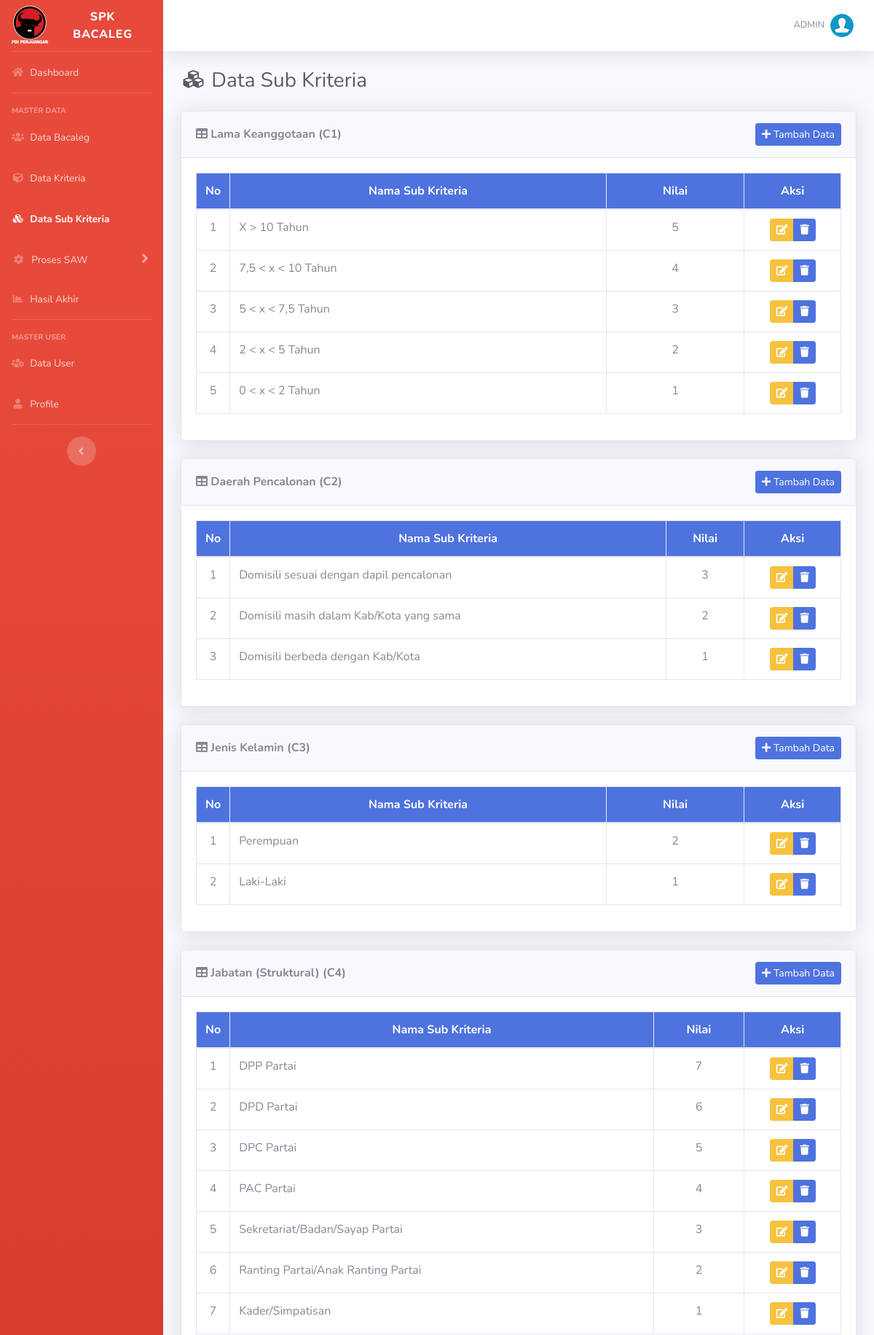
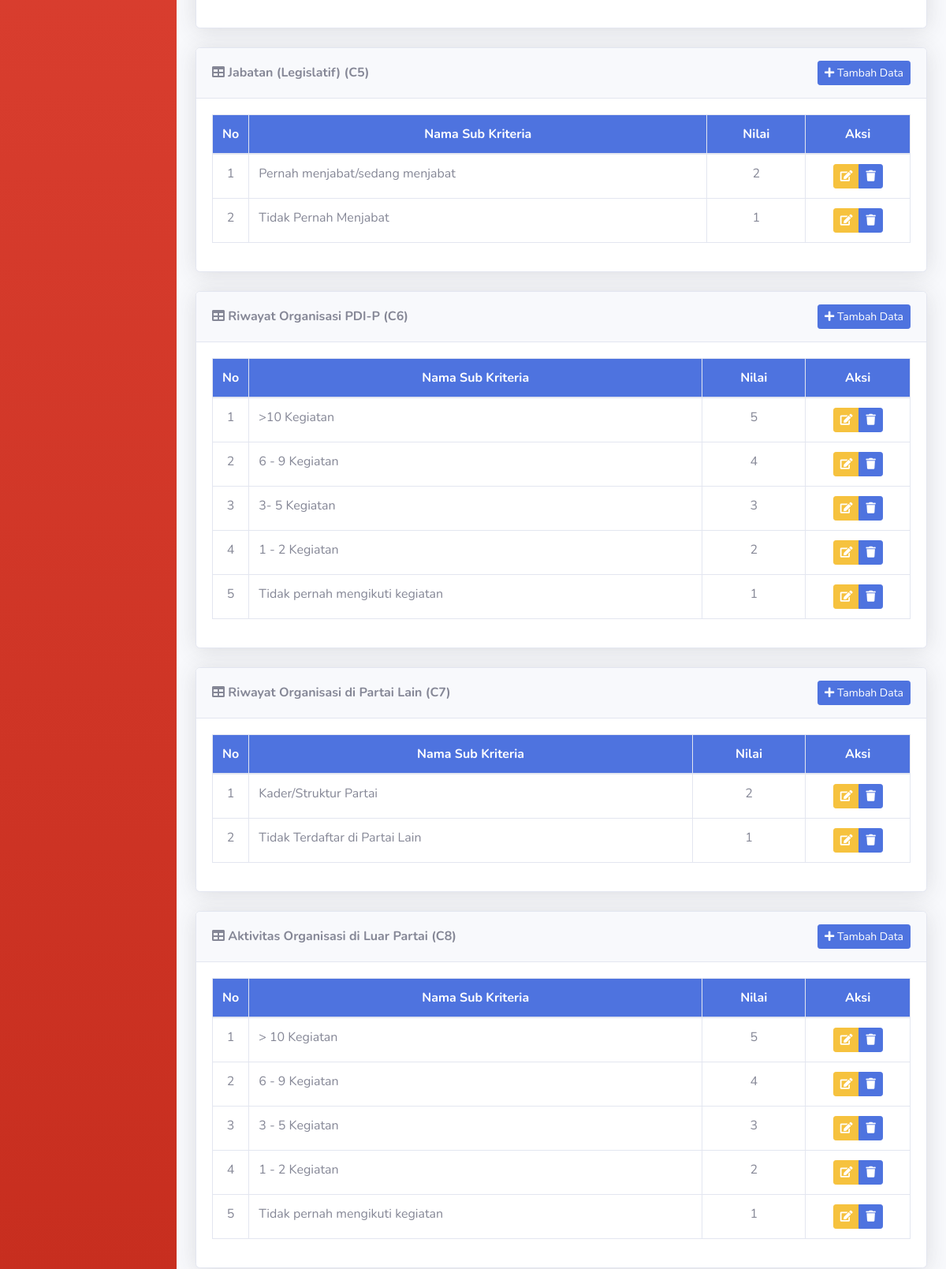
/list-sub-kriteria.php (signed in, upper part), run on the app's committed database (2 pictures, top to bottom).
### tables this page shows
CREATE TABLE `kriteria` (
  `id_kriteria` int(11) NOT NULL,
  `kode_kriteria` varchar(255) NOT NULL,
  `kriteria` varchar(50) NOT NULL,
  `type` enum('Benefit','Cost') NOT NULL,
  `bobot` float NOT NULL,
  `ada_pilihan` tinyint(1) DEFAULT NULL
);

CREATE TABLE `sub_kriteria` (
  `id_sub_kriteria` int(11) NOT NULL,
  `id_kriteria` int(11) NOT NULL,
  `sub_kriteria` varchar(50) NOT NULL,
  `nilai` float NOT NULL
);

### list-sub-kriteria.php (the view, shortened to what this page needs)
<?php
require_once('includes/init.php');
require_once('template/header.php');
?>
<div class="d-sm-flex align-items-center justify-content-between mb-4">
	<h1 class="h3 mb-0 text-gray-800"><i class="fas fa-fw fa-cubes"></i> Data Sub Kriteria</h1>
</div>
<?php
$query = mysqli_query($koneksi, "SELECT * FROM kriteria WHERE ada_pilihan='1' ORDER BY kode_kriteria ASC");
$cek = mysqli_num_rows($query);
if ($cek <= 0) {
?>
	<div class="card shadow mb-4">
		<div class="card-header py-3">
			<h6 class="m-0 font-weight-bold"><i class="fa fa-table"></i> Daftar Data Sub Kriteria</h6>
		</div>
		<div class="card-body">
			<div class="alert alert-info">
				Untuk membuat sub kriteria, silahkan ubah cara penilaian di menu kriteria dengan pilih sub kriteria.
			</div>
		</div>
	</div>
	<?php
} else {
	while ($data = mysqli_fetch_array($query)) {
	?>
		<div class="card shadow mb-4">
			<div class="card-header py-3">
				<div class="d-sm-flex align-items-center justify-content-between">
					<h6 class="m-0 font-weight-bold"><i class="fa fa-table"></i> <?= $data['kriteria'] . " (" . $data['kode_kriteria'] . ")" ?></h6>
					<a href="#tambah<?= $data['id_kriteria']; ?>" data-toggle="modal" class="btn btn-sm btn-primary"> <i class="fa fa-plus"></i> Tambah Data </a>
				</div>
			</div>
			<div class="card-body">
				<div class="table-responsive">
					<table class="table table-bordered" width="100%" cellspacing="0">
						<thead class="bg-primary text-white">
							<tr align="center">
								<th width="5%">No</th>
								<th>Nama Sub Kriteria</th>
								<th>Nilai</th>
								<th width="15%">Aksi</th>
							</tr>
						</thead>
						<tbody>
							<?php
							$no = 1;
							$id_kriteria = $data['id_kriteria'];
							$q = mysqli_query($koneksi, "SELECT * FROM sub_kriteria WHERE id_kriteria = '$id_kriteria' ORDER BY nilai DESC");
							while ($d = mysqli_fetch_array($q)) {
							?>
								<tr align="center">
									<td><?= $no ?></td>
									<td align="left"><?= $d['sub_kriteria'] ?></td>
									<td><?= $d['nilai'] ?></td>
									<td>
										<div class="btn-group" role="group">
											<a data-toggle="modal" title="Edit Data" href="#editsk<?= $d['id_sub_kriteria'] ?>" class="btn btn-warning btn-sm"><i class="fa fa-edit"></i></a>
											<a data-toggle="tooltip" data-placement="bottom" title="Hapus Data" href="hapus-sub-kriteria.php?id=<?php echo $d['id_sub_kriteria']; ?>" onclick="return confirm ('Apakah anda yakin untuk meghapus data ini')" class="btn btn-primary btn-sm"><i class="fa fa-trash"></i></a>
										</div>
									</td>
								</tr>
							<?php
								$no++;
							}
							?>
						</tbody>
					</table>
				</div>
			</div>
		</div>
<?php
	}
}
require_once('template/footer.php');
?>

### data on the page
kriteria: kriteria "Lama Keanggotaan", kode_kriteria "C1"
sub_kriteria: sub_kriteria "X > 10 Tahun", nilai "5"
sub_kriteria: sub_kriteria "7,5 < x < 10 Tahun", nilai "4"
sub_kriteria: sub_kriteria "5 < x < 7,5 Tahun", nilai "3"
sub_kriteria: sub_kriteria "2 < x < 5 Tahun", nilai "2"
sub_kriteria: sub_kriteria "0 < x < 2 Tahun", nilai "1"
kriteria: kriteria "Daerah Pencalonan", kode_kriteria "C2"
sub_kriteria: sub_kriteria "Domisili sesuai dengan dapil pencalonan", nilai "3"
sub_kriteria: sub_kriteria "Domisili masih dalam Kab/Kota yang sama", nilai "2"
sub_kriteria: sub_kriteria "Domisili berbeda dengan Kab/Kota", nilai "1"
kriteria: kriteria "Jenis Kelamin", kode_kriteria "C3"
sub_kriteria: sub_kriteria "Perempuan", nilai "2"
sub_kriteria: sub_kriteria "Laki-Laki", nilai "1"
kriteria: kriteria "Jabatan (Struktural)", kode_kriteria "C4"
sub_kriteria: sub_kriteria "DPP Partai", nilai "7"
sub_kriteria: sub_kriteria "DPD Partai", nilai "6"
sub_kriteria: sub_kriteria "DPC Partai", nilai "5"
sub_kriteria: sub_kriteria "PAC Partai", nilai "4"
sub_kriteria: sub_kriteria "Sekretariat/Badan/Sayap Partai", nilai "3"
sub_kriteria: sub_kriteria "Ranting Partai/Anak Ranting Partai", nilai "2"
sub_kriteria: sub_kriteria "Kader/Simpatisan", nilai "1"
kriteria: kriteria "Jabatan (Legislatif)", kode_kriteria "C5"
sub_kriteria: sub_kriteria "Pernah menjabat/sedang menjabat", nilai "2"
sub_kriteria: sub_kriteria "Tidak Pernah Menjabat", nilai "1"
kriteria: kriteria "Riwayat Organisasi PDI-P", kode_kriteria "C6"
sub_kriteria: sub_kriteria ">10 Kegiatan", nilai "5"
sub_kriteria: sub_kriteria "6 - 9 Kegiatan", nilai "4"
sub_kriteria: sub_kriteria "3- 5 Kegiatan", nilai "3"
sub_kriteria: sub_kriteria "1 - 2 Kegiatan", nilai "2"
sub_kriteria: sub_kriteria "Tidak pernah mengikuti kegiatan", nilai "1"
kriteria: kriteria "Riwayat Organisasi di Partai Lain", kode_kriteria "C7"
sub_kriteria: sub_kriteria "Kader/Struktur Partai", nilai "2"
sub_kriteria: sub_kriteria "Tidak Terdaftar di Partai Lain", nilai "1"
kriteria: kriteria "Aktivitas Organisasi di Luar Partai", kode_kriteria "C8"
sub_kriteria: sub_kriteria "> 10 Kegiatan", nilai "5"
sub_kriteria: sub_kriteria "6 - 9 Kegiatan", nilai "4"
sub_kriteria: sub_kriteria "3 - 5 Kegiatan", nilai "3"
sub_kriteria: sub_kriteria "1 - 2 Kegiatan", nilai "2"
sub_kriteria: sub_kriteria "Tidak pernah mengikuti kegiatan", nilai "1"

### other printed values
$_SESSION['username'] "ADMIN"
